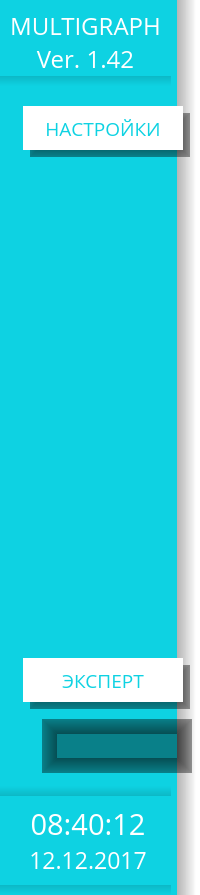
    <widget class="QFrame" name="left">
     <property name="minimumSize">
      <size>
       <width>193</width>
       <height>0</height>
      </size>
     </property>
     <property name="maximumSize">
      <size>
       <width>228</width>
       <height>10000000</height>
      </size>
     </property>
     <property name="styleSheet">
      <string notr="true">background-color:qlineargradient(spread:pad, x1:0, y1:0, x2:1, y2:0, stop:0 rgba(14, 210, 226, 255), stop:0.885000 rgba(14, 210, 226, 255), stop:0.885001 rgba(0, 0, 0, 40), stop:0.980000 rgba(0, 0, 0, 0), stop:1 rgba(0, 0, 0, 0))</string>
     </property>
     <property name="frameShape">
      <enum>QFrame::NoFrame</enum>
     </property>
     <property name="frameShadow">
      <enum>QFrame::Raised</enum>
     </property>
     <layout class="QVBoxLayout" name="verticalLayout_2">
      <property name="spacing">
       <number>0</number>
      </property>
      <property name="leftMargin">
       <number>0</number>
      </property>
      <property name="topMargin">
       <number>0</number>
      </property>
      <property name="rightMargin">
       <number>0</number>
      </property>
      <property name="bottomMargin">
       <number>0</number>
      </property>
      <item>
       <widget class="QLabel" name="name">
        <property name="minimumSize">
         <size>
          <width>17</width>
          <height>86</height>
         </size>
        </property>
        <property name="maximumSize">
         <size>
          <width>171</width>
          <height>16777215</height>
         </size>
        </property>
        <property name="font">
         <font>
          <family>Open Sans</family>
          <pointsize>18</pointsize>
          <kerning>true</kerning>
         </font>
        </property>
        <property name="styleSheet">
         <string notr="true">background-color: rgba(255, 255, 255, 0);
border-bottom:10px solid qlineargradient(spread:pad, x1:0, y1:0, x2:0, y2:1, stop:0 rgba(0, 0, 0, 32), stop:1 rgba(255, 255, 255, 0));</string>
        </property>
        <property name="frameShape">
         <enum>QFrame::NoFrame</enum>
        </property>
        <property name="frameShadow">
         <enum>QFrame::Raised</enum>
        </property>
        <property name="lineWidth">
         <number>1</number>
        </property>
        <property name="midLineWidth">
         <number>0</number>
        </property>
        <property name="text">
         <string>&lt;html&gt;&lt;head/&gt;&lt;body&gt;&lt;p align=&quot;center&quot;&gt;&lt;span style=&quot; color:#ffffff;&quot;&gt;MULTIGRAPH&lt;br/&gt;Ver. 1.42&lt;/span&gt;&lt;/p&gt;&lt;/body&gt;&lt;/html&gt;</string>
        </property>
        <property name="wordWrap">
         <bool>false</bool>
        </property>
        <property name="margin">
         <number>0</number>
        </property>
       </widget>
      </item>
      <item>
       <widget class="QFrame" name="frameNameSubMenu">
        <property name="minimumSize">
         <size>
          <width>0</width>
          <height>74</height>
         </size>
        </property>
        <property name="styleSheet">
         <string notr="true">background-color: rgba(255, 255, 255, 0);</string>
        </property>
        <property name="frameShape">
         <enum>QFrame::NoFrame</enum>
        </property>
        <property name="frameShadow">
         <enum>QFrame::Raised</enum>
        </property>
        <widget class="QWidget" name="shadowSubMenu" native="true">
         <property name="geometry">
          <rect>
           <x>30</x>
           <y>27</y>
           <width>160</width>
           <height>44</height>
          </rect>
         </property>
         <property name="styleSheet">
          <string notr="true">background-color: rgba(0, 0, 0, 100);
border-right:15px solid qlineargradient(spread:pad, x1:0, y1:0, x2:1, y2:0, stop:0 rgba(0, 0, 0, 100), stop:1 rgba(255, 255, 255, 0));
border-bottom:15px solid qlineargradient(spread:pad, x1:0, y1:0, x2:0, y2:1, stop:0 rgba(0, 0, 0, 100), stop:1 rgba(255, 255, 255, 0));
border-left:15px solid qlineargradient(spread:pad, x1:1, y1:0, x2:0, y2:0, stop:0 rgba(0, 0, 0, 100), stop:1 rgba(255, 255, 255, 0));
border-top:15px solid qlineargradient(spread:pad, x1:0, y1:1, x2:0, y2:0, stop:0 rgba(0, 0, 0, 100), stop:1 rgba(255, 255, 255, 0));
background-clip:padding;</string>
         </property>
        </widget>
        <widget class="QLabel" name="nameSubMenu">
         <property name="geometry">
          <rect>
           <x>23</x>
           <y>20</y>
           <width>160</width>
           <height>44</height>
          </rect>
         </property>
         <property name="font">
          <font>
           <family>Open Sans</family>
           <pointsize>14</pointsize>
          </font>
         </property>
         <property name="styleSheet">
          <string notr="true">background-color: rgb(255, 255, 255);
color: rgb(14, 210, 226);</string>
         </property>
         <property name="text">
          <string>НАСТРОЙКИ</string>
         </property>
         <property name="scaledContents">
          <bool>true</bool>
         </property>
         <property name="alignment">
          <set>Qt::AlignCenter</set>
         </property>
        </widget>
       </widget>
      </item>
      <item>
       <spacer name="verticalSpacer">
        <property name="orientation">
         <enum>Qt::Vertical</enum>
        </property>
        <property name="sizeHint" stdset="0">
         <size>
          <width>20</width>
          <height>478</height>
         </size>
        </property>
       </spacer>
      </item>
      <item>
       <widget class="QFrame" name="frameModeAccess">
        <property name="minimumSize">
         <size>
          <width>0</width>
          <height>74</height>
         </size>
        </property>
        <property name="styleSheet">
         <string notr="true">background-color: rgba(255, 255, 255, 0);</string>
        </property>
        <property name="frameShape">
         <enum>QFrame::NoFrame</enum>
        </property>
        <property name="frameShadow">
         <enum>QFrame::Raised</enum>
        </property>
        <widget class="QWidget" name="shadowModeAccess" native="true">
         <property name="geometry">
          <rect>
           <x>30</x>
           <y>27</y>
           <width>160</width>
           <height>44</height>
          </rect>
         </property>
         <property name="styleSheet">
          <string notr="true">background-color: rgba(0, 0, 0, 100);
border-right:15px solid qlineargradient(spread:pad, x1:0, y1:0, x2:1, y2:0, stop:0 rgba(0, 0, 0, 100), stop:1 rgba(255, 255, 255, 0));
border-bottom:15px solid qlineargradient(spread:pad, x1:0, y1:0, x2:0, y2:1, stop:0 rgba(0, 0, 0, 100), stop:1 rgba(255, 255, 255, 0));
border-left:15px solid qlineargradient(spread:pad, x1:1, y1:0, x2:0, y2:0, stop:0 rgba(0, 0, 0, 100), stop:1 rgba(255, 255, 255, 0));
border-top:15px solid qlineargradient(spread:pad, x1:0, y1:1, x2:0, y2:0, stop:0 rgba(0, 0, 0, 100), stop:1 rgba(255, 255, 255, 0));
background-clip:padding;</string>
         </property>
        </widget>
        <widget class="QLabel" name="modeAccess">
         <property name="geometry">
          <rect>
           <x>23</x>
           <y>20</y>
           <width>160</width>
           <height>44</height>
          </rect>
         </property>
         <property name="font">
          <font>
           <family>Open Sans</family>
           <pointsize>14</pointsize>
          </font>
         </property>
         <property name="styleSheet">
          <string notr="true">background-color: rgb(255, 255, 255);
color: rgb(14, 210, 226);</string>
         </property>
         <property name="text">
          <string>ЭКСПЕРТ</string>
         </property>
         <property name="scaledContents">
          <bool>true</bool>
         </property>
         <property name="alignment">
          <set>Qt::AlignCenter</set>
         </property>
        </widget>
        <zorder>shadowModeAccess</zorder>
        <zorder>modeAccess</zorder>
        <zorder>verticalSpacer</zorder>
       </widget>
      </item>
      <item>
       <widget class="QFrame" name="placeLogo">
        <property name="minimumSize">
         <size>
          <width>0</width>
          <height>74</height>
         </size>
        </property>
        <property name="styleSheet">
         <string notr="true">background-color: rgba(255, 255, 255, 0);</string>
        </property>
        <property name="frameShape">
         <enum>QFrame::StyledPanel</enum>
        </property>
        <property name="frameShadow">
         <enum>QFrame::Raised</enum>
        </property>
        <widget class="QWidget" name="shadow" native="true">
         <property name="geometry">
          <rect>
           <x>42</x>
           <y>7</y>
           <width>150</width>
           <height>54</height>
          </rect>
         </property>
         <property name="styleSheet">
          <string notr="true">background-color: rgba(0, 0, 0, 100);
border-right:15px solid qlineargradient(spread:pad, x1:0, y1:0, x2:1, y2:0, stop:0 rgba(0, 0, 0, 100), stop:1 rgba(255, 255, 255, 0));
border-bottom:15px solid qlineargradient(spread:pad, x1:0, y1:0, x2:0, y2:1, stop:0 rgba(0, 0, 0, 100), stop:1 rgba(255, 255, 255, 0));
border-left:15px solid qlineargradient(spread:pad, x1:1, y1:0, x2:0, y2:0, stop:0 rgba(0, 0, 0, 100), stop:1 rgba(255, 255, 255, 0));
border-top:15px solid qlineargradient(spread:pad, x1:0, y1:1, x2:0, y2:0, stop:0 rgba(0, 0, 0, 100), stop:1 rgba(255, 255, 255, 0));
background-clip:padding;</string>
         </property>
        </widget>
        <widget class="QLabel" name="label">
         <property name="geometry">
          <rect>
           <x>35</x>
           <y>0</y>
           <width>150</width>
           <height>54</height>
          </rect>
         </property>
         <property name="text">
          <string/>
         </property>
         <property name="pixmap">
          <pixmap>C:/Work/logotpchel.png</pixmap>
         </property>
         <property name="scaledContents">
          <bool>true</bool>
         </property>
        </widget>
       </widget>
      </item>
      <item>
       <widget class="QLabel" name="date_time">
        <property name="minimumSize">
         <size>
          <width>0</width>
          <height>109</height>
         </size>
        </property>
        <property name="maximumSize">
         <size>
          <width>171</width>
          <height>16777215</height>
         </size>
        </property>
        <property name="font">
         <font>
          <family>Open Sans</family>
          <pointsize>16</pointsize>
          <weight>50</weight>
          <bold>false</bold>
         </font>
        </property>
        <property name="styleSheet">
         <string notr="true">background-color: rgba(255, 255, 255, 0);
border-bottom:10px solid qlineargradient(spread:pad, x1:0, y1:0, x2:0, y2:1, stop:0 rgba(0, 0, 0, 32), stop:1 rgba(255, 255, 255, 0));
border-top:10px solid qlineargradient(spread:pad, x1:0, y1:0, x2:0, y2:1, stop:1 rgba(0, 0, 0, 32), stop:0 rgba(255, 255, 255, 0));</string>
        </property>
        <property name="text">
         <string>&lt;html&gt;&lt;head/&gt;&lt;body&gt;&lt;p align=&quot;center&quot;&gt;&lt;span style=&quot; font-size:22pt; color:#ffffff;&quot;&gt;08:40:12&lt;/span&gt;&lt;span style=&quot; color:#ffffff;&quot;&gt;&lt;br/&gt;&lt;/span&gt;&lt;span style=&quot; font-size:17pt; color:#ffffff;&quot;&gt;12.12.2017&lt;/span&gt;&lt;/p&gt;&lt;/body&gt;&lt;/html&gt;</string>
        </property>
       </widget>
      </item>
     </layout>
    </widget>
